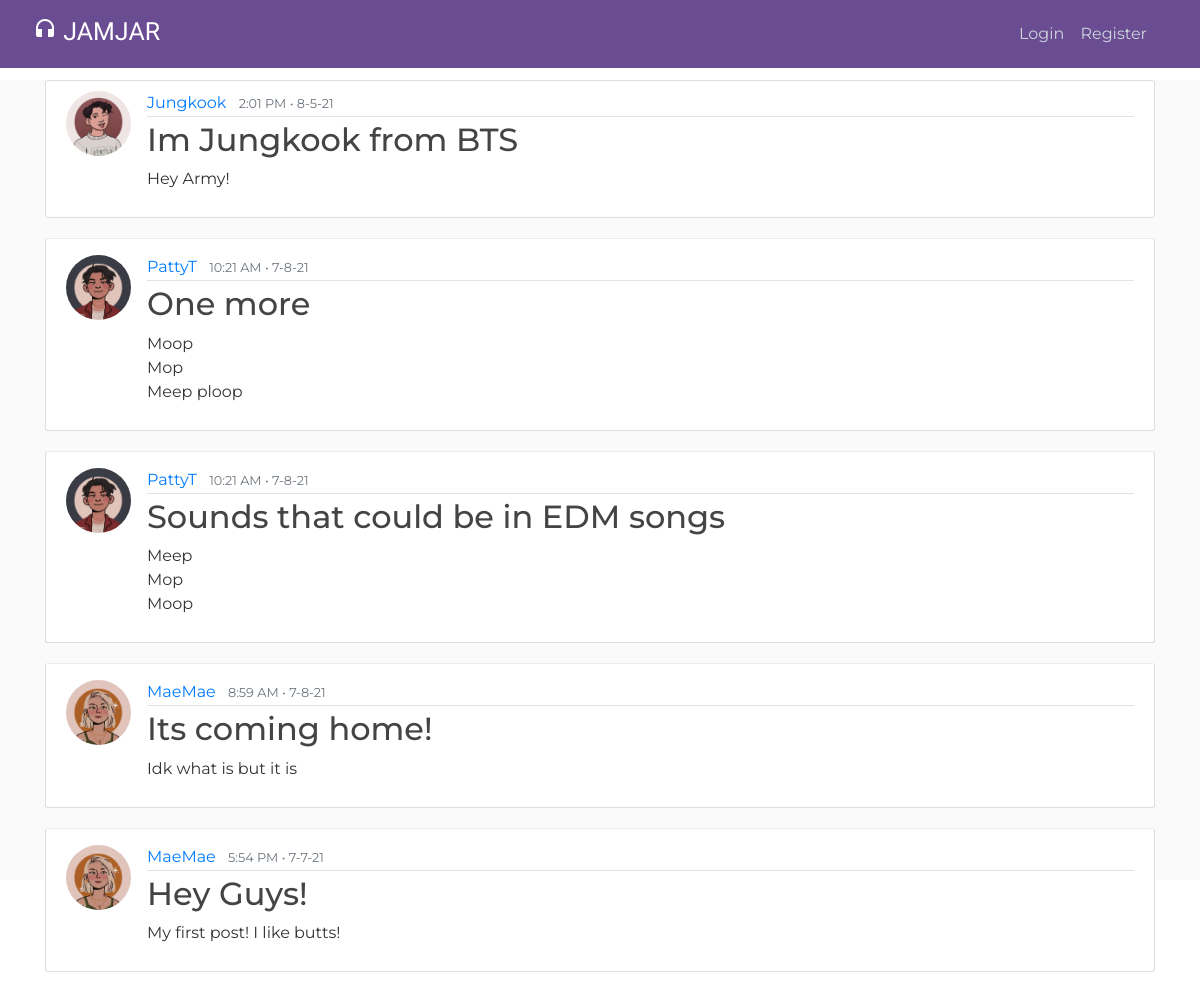
The page / on the database its author committed.
### blog/models.py (models this page shows, shortened)
class Post(models.Model):
    title = models.CharField(max_length = 100)
    content = models.TextField()
    date_posted = models.DateTimeField(default=timezone.now)
    author = models.ForeignKey(User, on_delete = models.CASCADE)
    likes = models.IntegerField(default=0)

### users/models.py (models this page shows, shortened)
class Profile(models.Model):
    user = models.OneToOneField(User, on_delete=models.CASCADE)
    image = models.ImageField(default='default.jpg', upload_to='profile_pics')
    location = models.CharField(max_length=50, null=True, blank=True)
    bio = models.TextField(max_length=150, null=True, blank=True)

### blog/views.py (the view)
# urls.py: path('', PostListView.as_view(), name = 'blog-home'),
class PostListView(ListView):
    model = Post
    template_name = 'blog/home.html'
    context_object_name = 'posts'
    ordering = ['-date_posted']
    paginate_by = 5

### blog/templates/blog/home.html
{% extends "blog/base.html" %}
{% block content %}
    {% for post in posts %}
        <article class="media content-section">
            <img class = "rounded-circle article-img" src = "{{ post.author.profile.image.url }}">
            <div class="media-body">
                <div class="article-metadata">
                    <a class="mr-2" href="#">{{ post.author }}</a>
                    <small class="text-muted">{{ post.date_posted|date:"g:i A • n-j-y" }}</small>
                </div>
                <h2><a class="article-title" href="{% url 'post-detail' post.id %}">{{ post.title }}</a></h2>
                <p class="article-content">{{ post.content }}</p>
            </div>
        </article>
    {% endfor %}
{% endblock content %}

### blog/static/blog/main.css (style rules this page uses)
body { background: #fafafa; color: #333333; margin-top: 5rem; font-family: 'Montserrat', sans-serif }
h1, h2, h3, h4, h5, h6 { color: #444444; }
.content-section { background: #ffffff; padding: 10px 20px; border: 1px solid #dddddd; border-radius: 3px; margin-bottom: 20px; }
.article-title { color: #444444; }
.article-content { white-space: pre-line; }
.article-img { height: 65px; width: 65px; margin-right: 16px; }
.article-metadata { padding-bottom: 1px; margin-bottom: 4px; border-bottom: 1px solid #e3e3e3 }

### rows shown on the page
Post: author.profile.image (picture), author "Jungkook", date_posted "2:01 PM • 8-5-21", title "Im Jungkook from BTS", content "Hey Army!"
Post: author.profile.image (picture), author "PattyT", date_posted "10:21 AM • 7-8-21", title "One more", content "Moop Mop Meep ploop"
Post: author.profile.image (picture), author "PattyT", date_posted "10:21 AM • 7-8-21", title "Sounds that could be in EDM songs", content "Meep Mop Moop"
Post: author.profile.image (picture), author "MaeMae", date_posted "8:59 AM • 7-8-21", title "Its coming home!", content "Idk what is but it is"
Post: author.profile.image (picture), author "MaeMae", date_posted "5:54 PM • 7-7-21", title "Hey Guys!", content "My first post! I like butts!"
